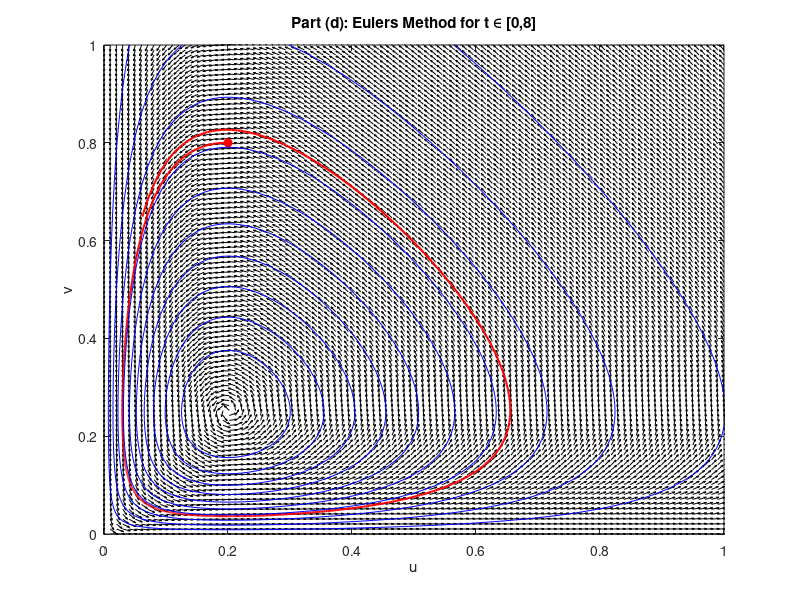

Recreate this plot in MATLAB.
dt = 0.01;
T = 8;
N = T/dt + 1;
t = linspace(0, T, N);
u_approx = zeros(1, N);
v_approx = zeros(1, N);
% ICs
u_approx(1) = 0.2;
v_approx(1) = 0.8;

% Euler's Method
for n = 1:N-1
    u_approx(n+1) = u_approx(n) + dt * (u_approx(n) - 4 * u_approx(n) * v_approx(n));
    v_approx(n+1) = v_approx(n) + dt * (-v_approx(n) + 5 * u_approx(n) * v_approx(n));
end

[u, v] = meshgrid(linspace(0,1,100), linspace(0,1,100));
H = u .* v .* exp(-5 .* u - 4 .* v);
du = u - 4*u.*v;
dv = -v + 5*u.*v;

magnitude = sqrt(du.^2 + dv.^2);
du = du ./ magnitude;
dv = dv ./ magnitude;




figure;
quiver(u, v, du, dv, 'k'); hold on;

plot(u_approx, v_approx, 'r', 'LineWidth', 1.5);
plot(u_approx(1), v_approx(1), 'ro', 'MarkerFaceColor', 'r'); % Initial point

xlabel('u'); ylabel('v');
title('Part (d): Eulers Method for t \in [0,8]');


contour(u, v, H, 10, 'b');

hold off;
